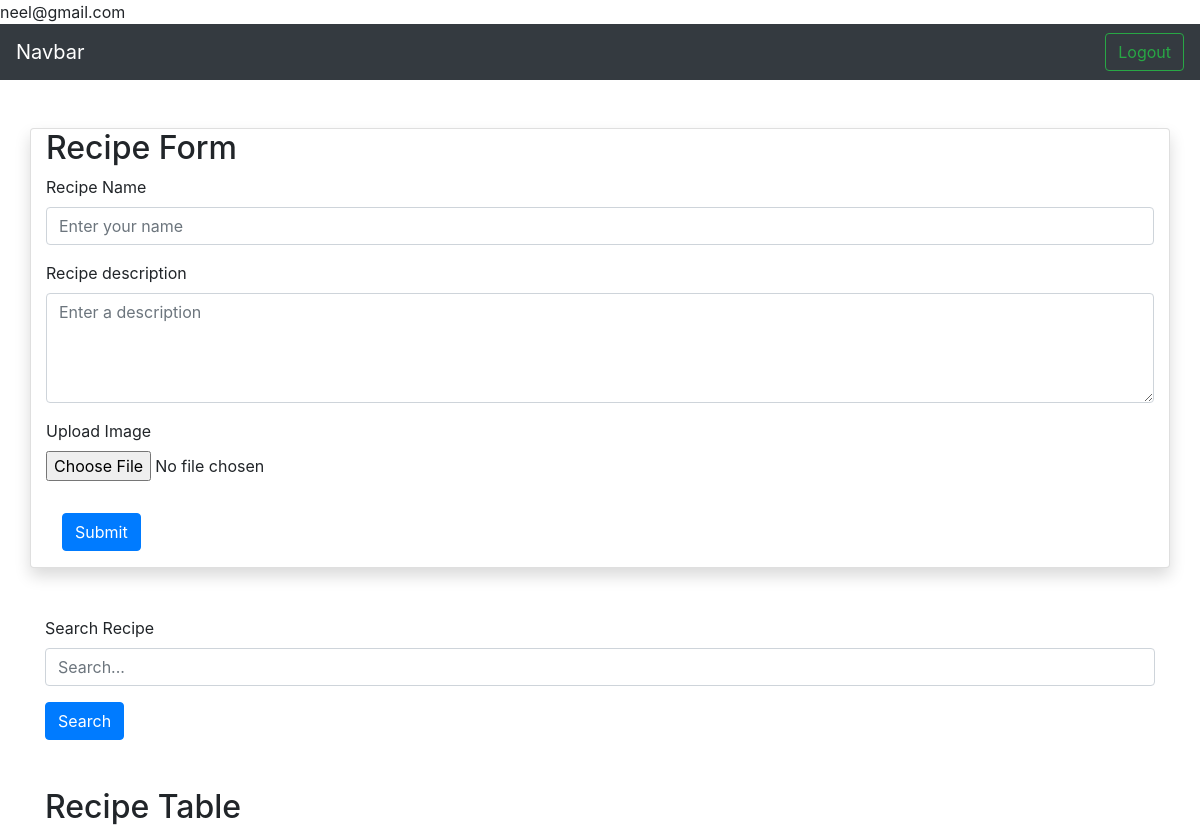
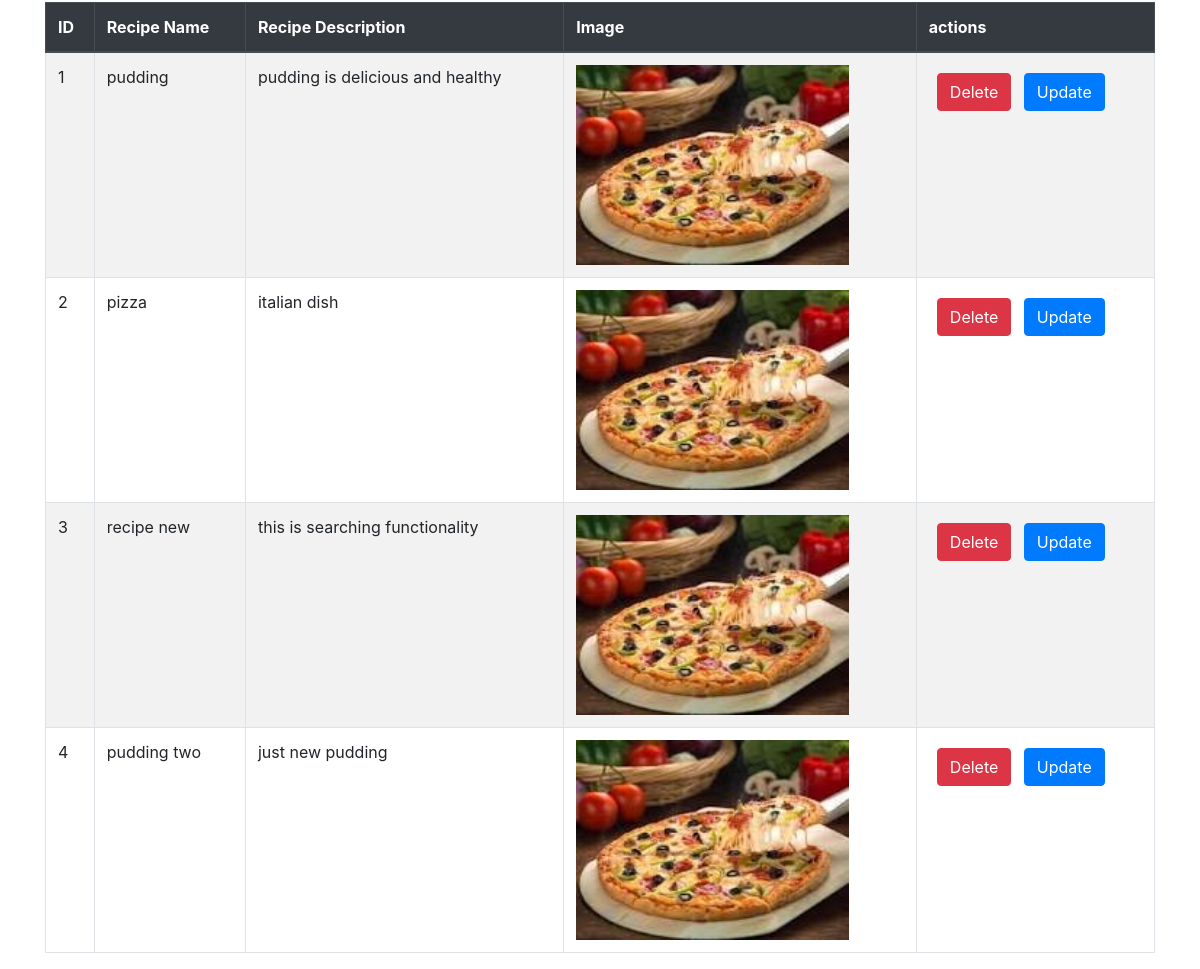
The page /recipe/ (signed in) on the database its author committed (2 pictures, top to bottom).
### veggies/models.py (models this page shows, shortened)
class Recipe(models.Model):
    user = models.ForeignKey(User,on_delete=models.SET_NULL,null=True,blank=True)
    recipe_name = models.CharField(max_length=100)
    recipe_description = models.TextField(max_length=300)
    recipe_image = models.ImageField()

### veggies/views.py (the view, shortened to what this page needs)
# urls.py: path('recipe/',views.accept_response),
@login_required(login_url='/login/')
def accept_response(req):
    queryset = Recipe.objects.all()
    if req.GET.get('search'):
        queryset = queryset.filter(recipe_name__icontains = req.GET.get('search'))
    return render(req,'recipeform.html',{'recipes':queryset})

### veggies/templates/recipeform.html (shortened to what this page needs)
<!DOCTYPE html>
<html lang="en">
<head>
  <link href="https://stackpath.bootstrapcdn.com/bootstrap/4.5.2/css/bootstrap.min.css" rel="stylesheet">
</head>
<body>
    {{request.user}}
    <nav class="navbar navbar-dark bg-dark justify-content-between">
        <a class="navbar-brand">Navbar</a>
        <form class="form-inline">
            {% if request.user.is_authenticated %}
          <a href="/logout/"class="btn btn-outline-success my-2 my-sm-0" type="submit">Logout</a>
          {% else %}
          <a href="/login/" class="btn btn-outline-success my-2 my-sm-0" type="submit">Login</a>
          {% endif %}
        </form>
      </nav>
  <div class="container mt-5 card shadow">
    <h2>Recipe Form</h2>
    <form action="#" method="POST" enctype="multipart/form-data">
      <div class="form-group">
        <label for="name">Recipe Name</label>
        <input type="text" class="form-control" id="name" name="name" placeholder="Enter your name" required>
      </div>
      <div class="form-group">
        <label for="description">Recipe description</label>
        <textarea class="form-control" id="description" name="description" rows="4" placeholder="Enter a description" required></textarea>
      </div>
      <div class="form-group">
        <label for="image">Upload Image</label>
        <input type="file" class="form-control-file" id="image" name="image" accept="image/*">
      </div>
      <button type="submit" class="btn btn-primary m-3">Submit</button>
    </form>
  </div>
  <div class="container mt-5">
    <form method="get" action="#">
        <div class="mb-3">
            <label for="name">Search Recipe</label>
            <input type="text" class="form-control" placeholder="Search..." name="search">
        </div>
        <div class="mb-3">
            <button class="btn btn-primary" type="submit">Search</button>
        </div>
    </form>
</div>
  <div class="container mt-5">
    <h2>Recipe Table</h2>
  <table class="table table-bordered table-striped">
    <thead class="thead-dark">
      <tr>
        <th scope="col">ID</th>
        <th scope="col">Recipe Name</th>
        <th scope="col">Recipe Description</th>
        <th scope="col">Image</th>
        <th scope="col">actions</th>
      </tr>
    </thead>
    <tbody>
        {% for recipe in recipes %}
      <tr>
        <td>{{forloop.counter}}</td>
        <td>{{recipe.recipe_name}}</td>
        <td>{{recipe.recipe_description}}</td>
        <td>
        <img src='/media/{{recipe.recipe_image}}'  style="height: 200px" >
         </td>
         <td>
            <a href='/delete-recipe/{{recipe.id}}' class="btn btn-danger m-2">Delete </a>
            <a href='/update-recipe/{{recipe.id}}' class="btn btn-primary">Update </a>
         </td>
      </tr>
      {% endfor %}
</table>
</div>
</body>
</html>

### rows shown on the page
Recipe: recipe_name "pudding", recipe_description "pudding is delicious and healthy", recipe_image (picture)
Recipe: recipe_name "pizza", recipe_description "italian dish", recipe_image (picture)
Recipe: recipe_name "recipe new", recipe_description "this is searching functionality", recipe_image (picture)
Recipe: recipe_name "pudding two", recipe_description "just new pudding", recipe_image (picture)

### other values the page prints
{{ request.user }} "neel@gmail.com"
